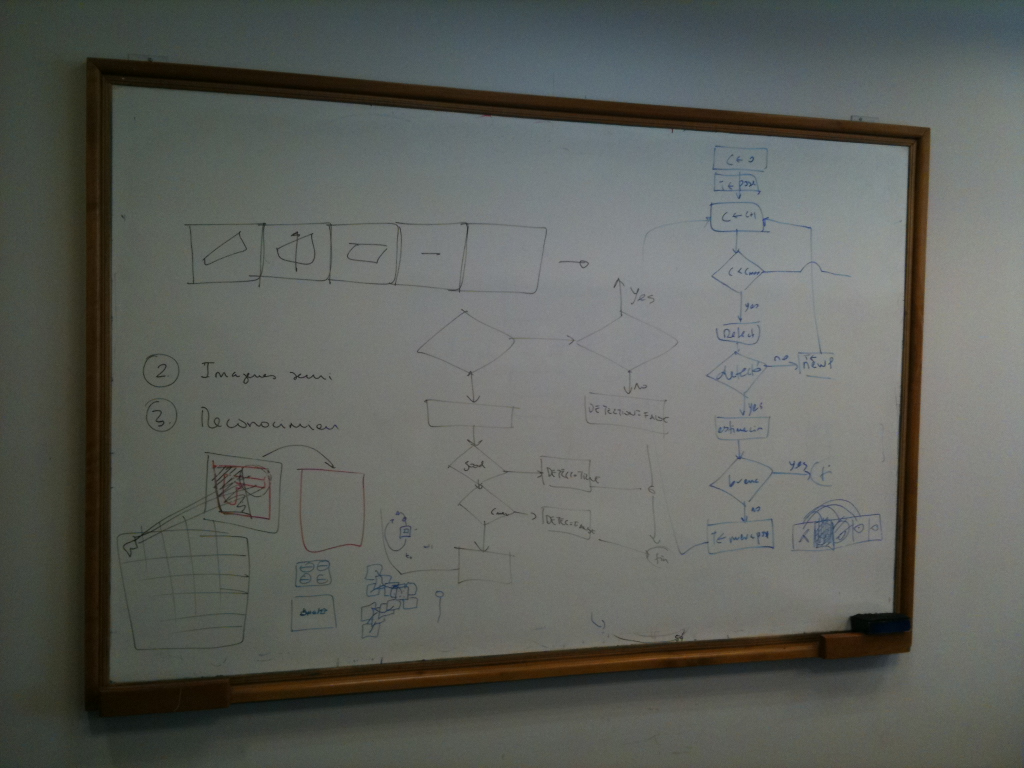
%> input picture clases/Cap02_Geometria/images/image1.jpg, 2048 x 1536 px (shown at 1/2 size)
$ octave CV02_HomografiaRANSAC.m   (GNU Octave 9; MATLAB toolbox functions it lacks are replaced by stand-ins)
%> lines starting %> are read from the running program, lines starting %| are printed output that depends on the picture
I1 = rgb2gray(imread('../images/image1.jpg'));
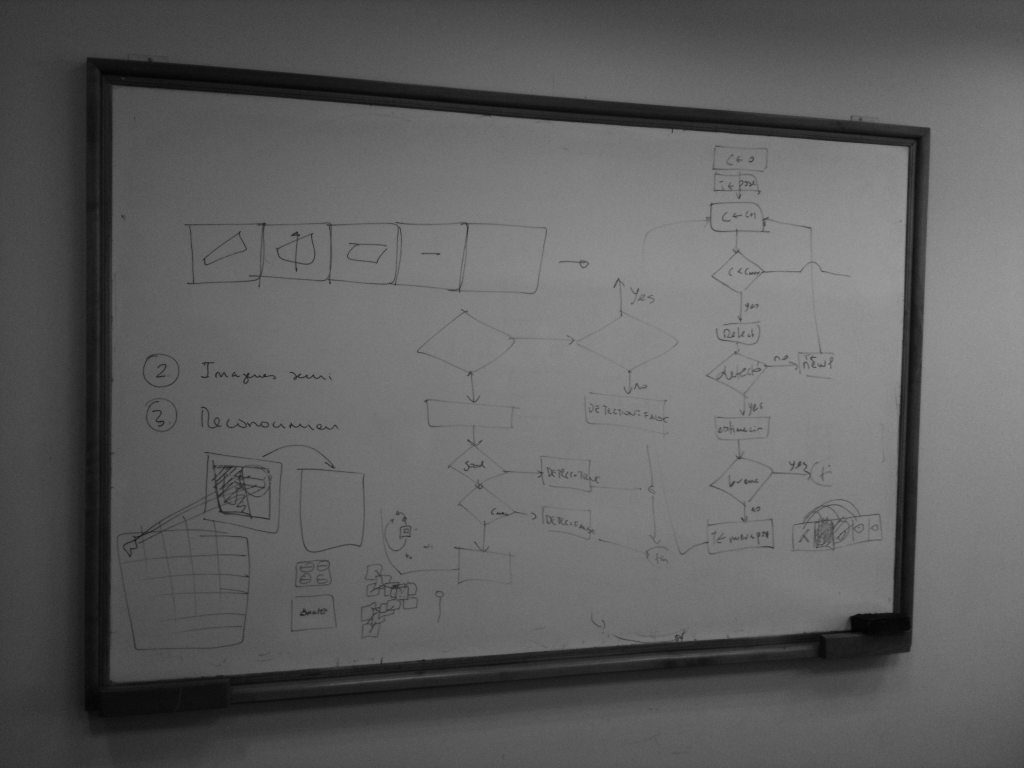
%> I1: size 1536x2048 uint8 (shown at 1/2 size); min 1, max 161, mean 94.9
I1 = imresize(I1,0.3);
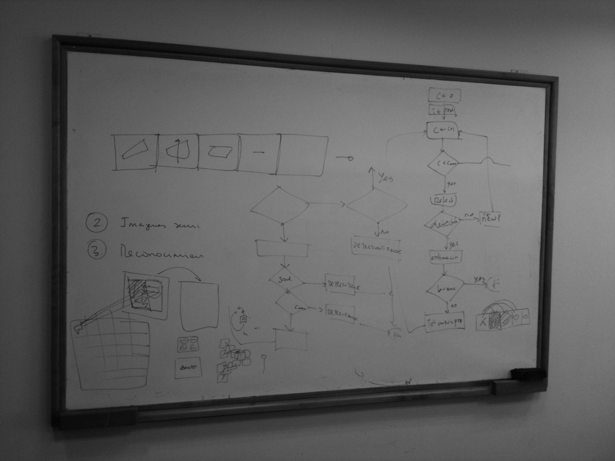
%> I1: size 461x615 uint8; min 2, max 152, mean 94.9
%> (the run ends here)

$ run again, with clases/Cap02_Geometria/images/GreatWall_a.jpg copied over clases/Cap02_Geometria/images/image1.jpg
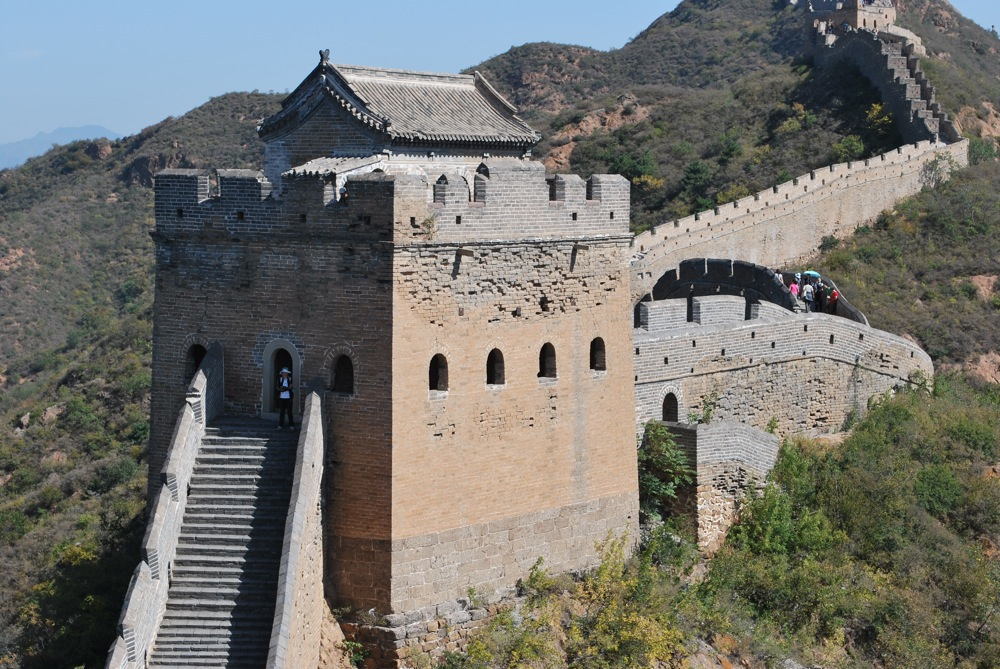
%> input picture clases/Cap02_Geometria/images/GreatWall_a.jpg, 1000 x 669 px
%> `I1 = rgb2gray(imread('../images/image1.jpg'));`:
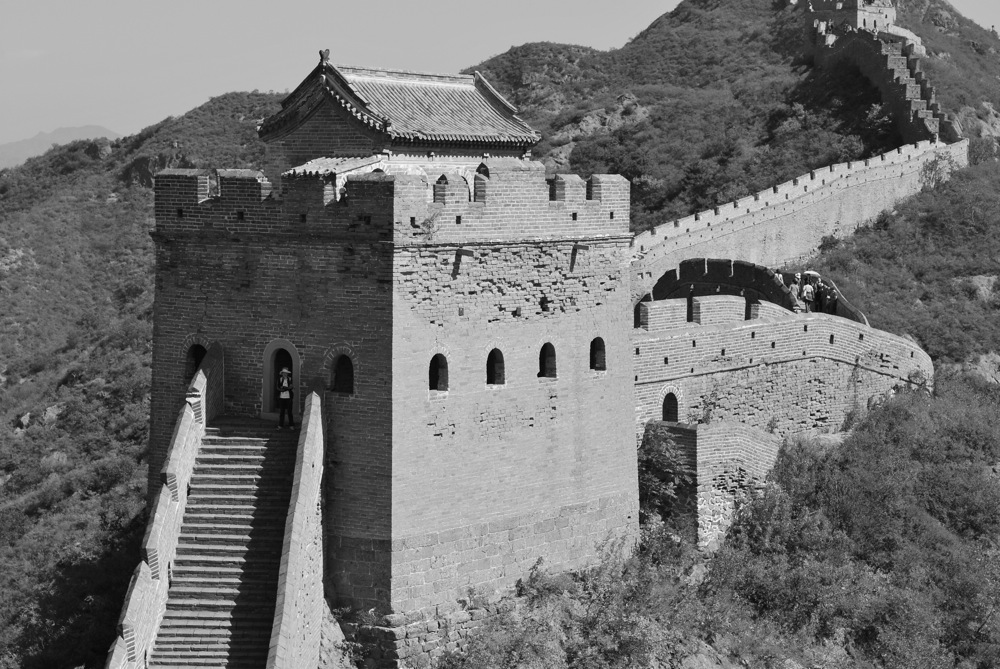
%> I1: size 669x1000 uint8; min 1, max 253, mean 114.2
%> `I1 = imresize(I1,0.3);`:
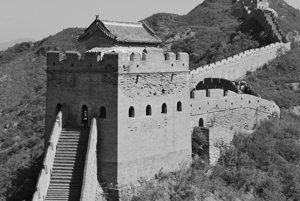
%> I1: size 201x300 uint8; min 6, max 234, mean 114.2

$ run again, with clases/Cap02_Geometria/images/GreatWall_b.jpg copied over clases/Cap02_Geometria/images/image1.jpg
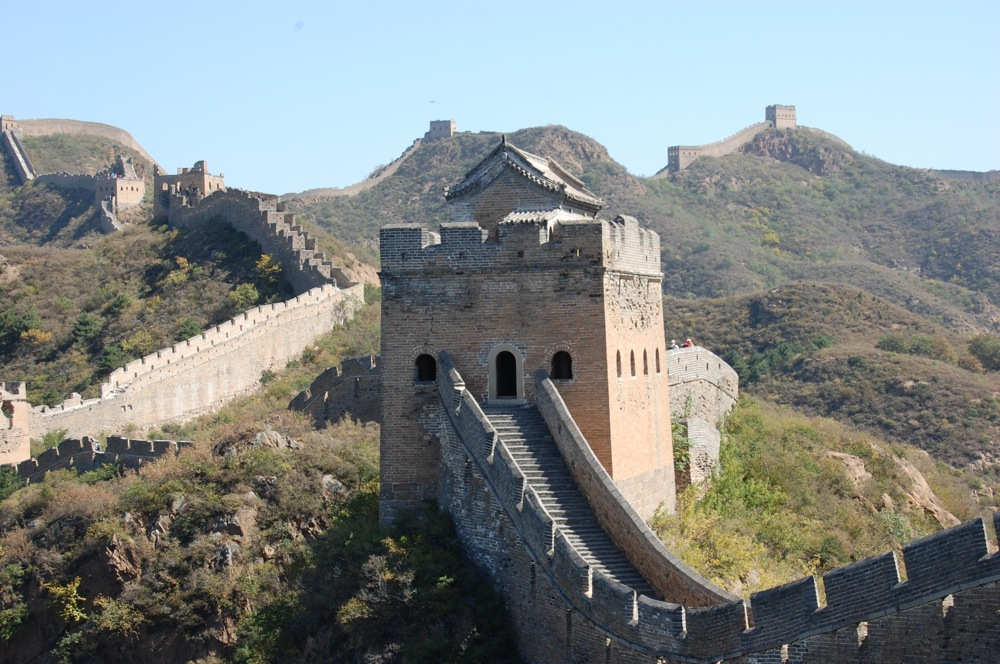
%> input picture clases/Cap02_Geometria/images/GreatWall_b.jpg, 1000 x 664 px
%> `I1 = rgb2gray(imread('../images/image1.jpg'));`:
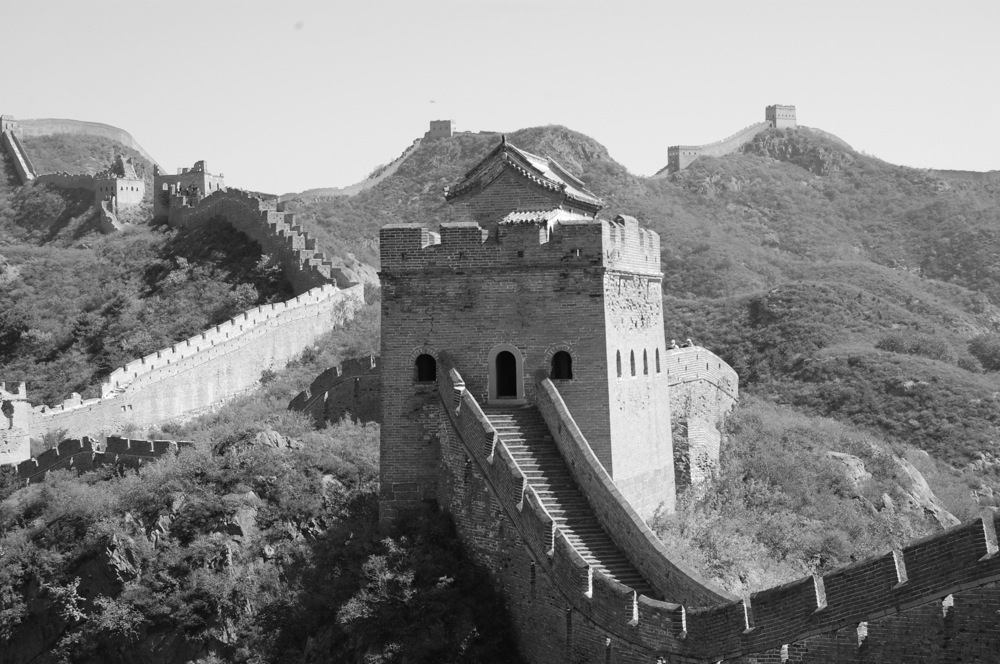
%> I1: size 664x1000 uint8; min 2, max 255, mean 132.9
